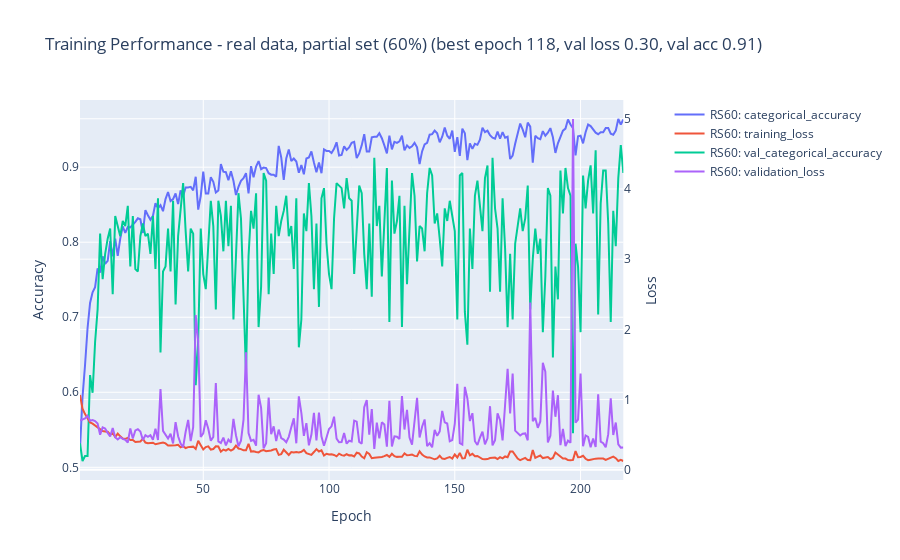

This figure's notebook cell:
### Code cell
files = {
    'RS60': "models/RS60_pointnet_history.json",
    }

histories = {}
for key in files.keys():
    with open(files[key], 'r') as f:
        histories[key] = json.load(f)

plot_training_performance(histories, 'categorical_accuracy', 'val_categorical_accuracy', 'Training Performance - real data, partial set (60%) (best epoch 118, val loss 0.30, val acc 0.91)', 'RS60_pointnet_training.png')

### Figure 1 — Plotly figure (JSON) as saved in the notebook; plotly's stock layout.template omitted (floating-point values rounded to 4 significant figures; data arrays with more than 128 entries replaced by an {"elided": "..."} marker saying what was removed)
{"data": [{"mode": "lines", "name": "RS60: categorical_accuracy", "type": "scatter", "x": {"elided": "217 int values"}, "xaxis": "x", "y": {"elided": "218 float values"}, "yaxis": "y"}, {"mode": "lines", "name": "RS60: training_loss", "type": "scatter", "x": {"elided": "217 int values"}, "xaxis": "x", "y": {"elided": "218 float values"}, "yaxis": "y2"}, {"mode": "lines", "name": "RS60: val_categorical_accuracy", "type": "scatter", "x": {"elided": "217 int values"}, "xaxis": "x", "y": {"elided": "218 float values"}, "yaxis": "y"}, {"mode": "lines", "name": "RS60: validation_loss", "type": "scatter", "x": {"elided": "217 int values"}, "xaxis": "x", "y": {"elided": "218 float values"}, "yaxis": "y2"}], "layout": {"title": {"text": "Training Performance - real data, partial set (60%) (best epoch 118, val loss 0.30, val acc 0.91)"}, "xaxis": {"anchor": "y", "domain": [0, 0.94], "title": {"text": "Epoch"}}, "yaxis": {"anchor": "x", "domain": [0, 1], "title": {"text": "Accuracy"}}, "yaxis2": {"anchor": "x", "overlaying": "y", "side": "right", "title": {"text": "Loss"}}}}
